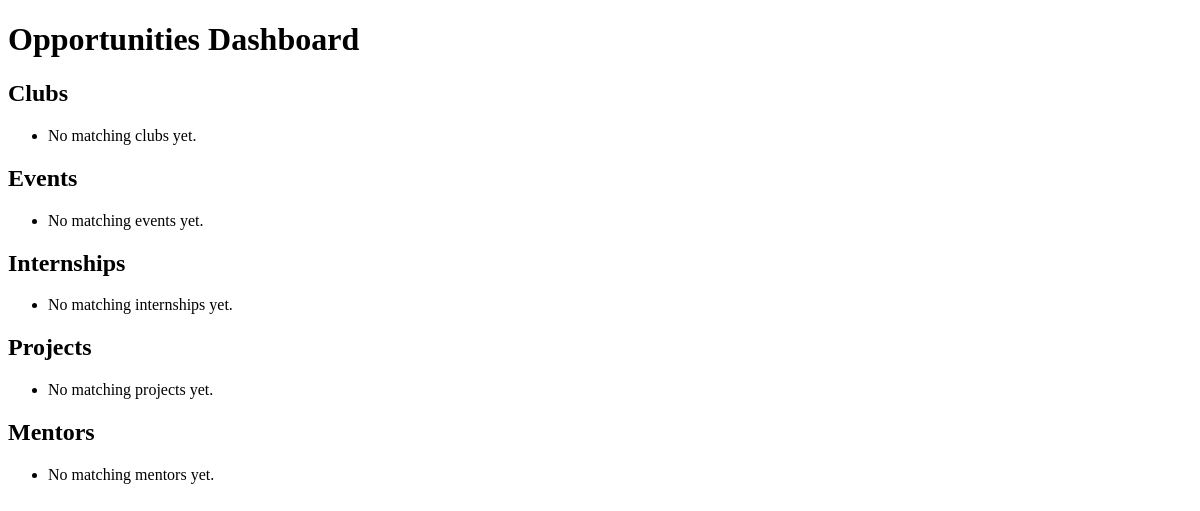
Before: /opportunities/ (signed in) with the older database file.
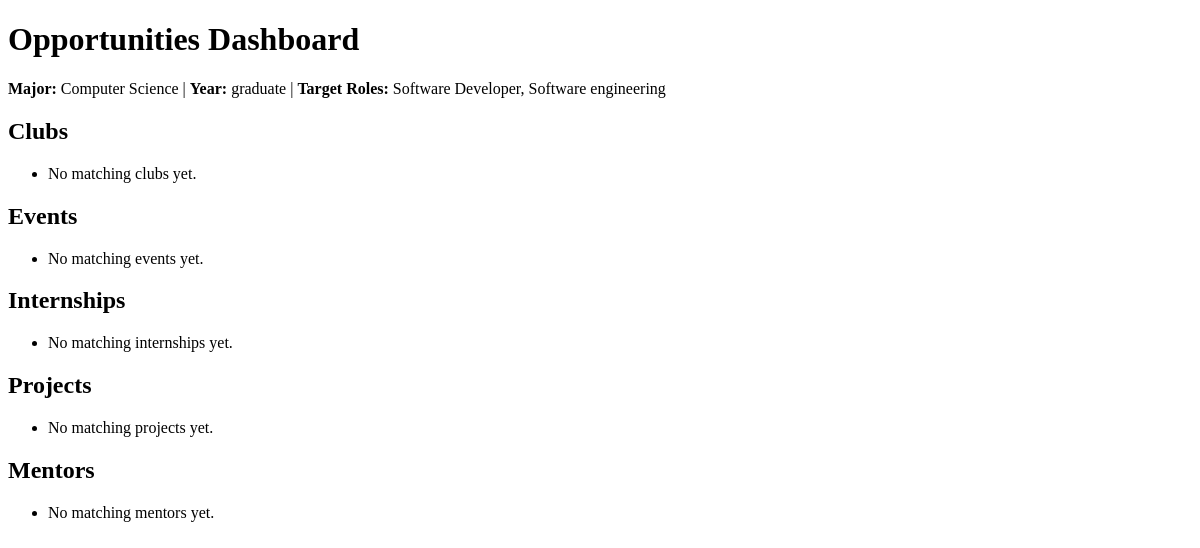
After: the same page with the newer database file.
### users/models.py (models this page shows, shortened)
class StudentProfile(models.Model):
    YEAR_CHOICES = [
        ("freshman", "Freshman"),
        ("sophomore", "Sophomore"),
        ("junior", "Junior"),
        ("senior", "Senior"),
        ("graduate", "Graduate"),
    ]
    user = models.OneToOneField(User, on_delete=models.CASCADE)
    campus = models.CharField(max_length=100)
    major = models.CharField(max_length=100)
    year = models.CharField(max_length=20, choices=YEAR_CHOICES)
    current_classes = models.TextField(blank=True, help_text="Comma-separated classes")
    career_goals = models.TextField(blank=True)
    interests = models.TextField(blank=True)
    target_roles = models.CharField(max_length=255, blank=True)
    skills = models.TextField(blank=True)
    available_hours_per_week = models.PositiveIntegerField(default=5)

### opportunities/views.py (the view)
# urls.py: path("", opportunities_dashboard, name="opportunities_dashboard"),
@login_required
def opportunities_dashboard(request):
    profile = StudentProfile.objects.filter(user=request.user).first()
    clubs = Club.objects.all()
    events = Event.objects.filter(date__gte=timezone.now()).order_by("date")
    internships = InternshipOpportunity.objects.all().order_by("deadline")
    projects = ProjectIdea.objects.all()
    mentors = MentorContact.objects.all()
    if profile:
        target_roles = _split_csvish(profile.target_roles)
        interests = _split_csvish(profile.interests)
        skills = _split_csvish(profile.skills)
        desired_tags = list(set(target_roles + interests + skills))
        clubs = [club for club in clubs if _matches_tags(club.tags, desired_tags)]
        events = [event for event in events if _matches_tags(event.tags, desired_tags)]
        internships = [
            internship
            for internship in internships
            if _matches_tags(internship.role_tags, desired_tags)
            or _matches_tags(internship.required_skills, desired_tags)
        ]
        projects = [
            project
            for project in projects
            if _matches_tags(project.role_tags, desired_tags)
            or _matches_tags(project.skill_tags, desired_tags)
        ]
        mentors = [mentor for mentor in mentors if _matches_tags(mentor.tags, desired_tags)]
    context = {
        "profile": profile,
        "clubs": clubs[:10],
        "events": events[:10],
        "internships": internships[:10],
        "projects": projects[:10],
        "mentors": mentors[:10],
    }
    return render(request, "opportunities/dashboard.html", context)

### opportunities/views.py (called while the page is built)
def _split_csvish(text: str) -> list[str]:
    if not text:
        return []
    return [item.strip().lower() for item in text.split(",") if item.strip()]

### opportunities/templates/opportunities/dashboard.html (shortened to what this page needs)
<!DOCTYPE html>
<html>
<head>
</head>
<body>
    <h1>Opportunities Dashboard</h1>
    {% if profile %}
        <p>
            <strong>Major:</strong> {{ profile.major }} |
            <strong>Year:</strong> {{ profile.year }} |
            <strong>Target Roles:</strong> {{ profile.target_roles }}
        </p>
    {% endif %}
    <h2>Clubs</h2>
    <ul>
        {% for club in clubs %}
            <li>
                <strong>{{ club.name }}</strong> - {{ club.description }}
            </li>
        {% empty %}
            <li>No matching clubs yet.</li>
        {% endfor %}
    </ul>
    <h2>Events</h2>
    <ul>
        {% for event in events %}
            <li>
                <strong>{{ event.title }}</strong> - {{ event.date }} - {{ event.description }}
            </li>
        {% empty %}
            <li>No matching events yet.</li>
        {% endfor %}
    </ul>
    <h2>Internships</h2>
    <ul>
        {% for internship in internships %}
            <li>
                <strong>{{ internship.company }} - {{ internship.title }}</strong>
                {% if internship.deadline %} (Deadline: {{ internship.deadline }}) {% endif %}
            </li>
        {% empty %}
            <li>No matching internships yet.</li>
        {% endfor %}
    </ul>
    <h2>Projects</h2>
    <ul>
        {% for project in projects %}
            <li>
                <strong>{{ project.title }}</strong> - {{ project.description }}
            </li>
        {% empty %}
            <li>No matching projects yet.</li>
        {% endfor %}
    </ul>
    <h2>Mentors</h2>
    <ul>
        {% for mentor in mentors %}
            <li>
                <strong>{{ mentor.name }}</strong> - {{ mentor.role }}
            </li>
        {% empty %}
            <li>No matching mentors yet.</li>
        {% endfor %}
    </ul>
</body>
</html>

Changed rows visible on the page:
added StudentProfile: major "Computer Science", year "graduate", target_roles "Software Developer, Software engineering"
Other visible differences:
text now shown: "Major: | Year: | Target Roles:"
